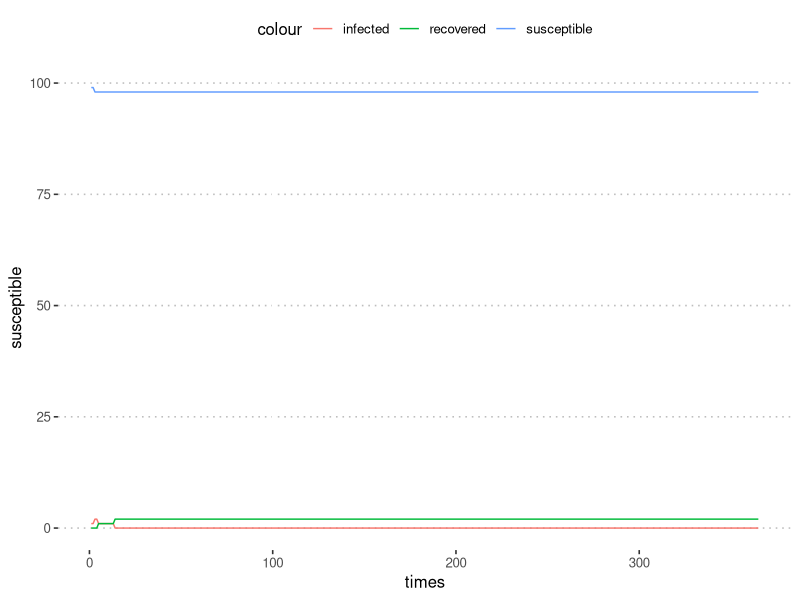

This figure's R source:
# set.seed(250)
# set.seed(2022-08-06)
library(ggplot2)
library(magrittr)
library(tidyverse)

farm_model <- function(n_cows = 100, 
                       ProbInfection = 0.01,
                       ProbRecovery = 1 / 14, 
                       replacement_age = NA, 
                       end_time = 5 * 365) {
  if (is.na(replacement_age)) {
    replacement_age_distr <- function(n_cows) 
      rnorm(n_cows, mean = 1642, sd = 50) %>% 
      round()
  } else {
    #TODO: check that it is numeric(1)
    replacement_age_distr <- function(n_cows) {
      rep.int(replacement_age, n_cows)
    }
  }
  # Create the farm:
  farm <- tibble(id = seq_len(n_cows),
                 age = round(runif(n_cows, 730, 1642)),
                 replacement_age = replacement_age_distr(n_cows),
                 infected = 0
  )
  farm$infected[1] <- 1
  # ProbInfection <- 0.01;
  
  
  # We want to simulate 5 years:
  # end_time <- 5 * 365
  
  # Collect the mean age of the cows in herd over time:
  age_collect <- numeric(end_time)
  times <- seq_len(end_time)
  inf_collect <- matrix(NA, nrow = end_time, ncol = 3) %>% 
    set_colnames(c("susceptible", "infected", "recovered"))
  
  for (t in times)
  {
    past_farm <- farm
    # If cows reach the age of 1642,
    # they are replaced with a new cow that is 2 years old in DIM = 1:
    is_replaced <- which(past_farm$age >= past_farm$replacement_age);
    if (length(is_replaced) > 0) {
      farm$age[is_replaced] <- 730
      farm$replacement_age[is_replaced] <- replacement_age_distr(length(is_replaced))
    }
    
    # Add one day to the age of all the animals, for each simulated:
    farm$age <- farm$age + 1
    
    # disease
    susceptible <- which(past_farm$infected == 0)
    total_infected <- sum(past_farm$infected == 1)
    infect_rate <- total_infected * ProbInfection / n_cows
    infect_probability <- 1 - exp(-infect_rate)
    # print(all.equal(infect_rate, infect_probability))
    NewInf <- susceptible[rbinom(length(susceptible), 1, prob = infect_probability) == 1]
    if (length(NewInf) > 0) {
      farm$infected[NewInf] <- 1
    }
    
    # recovery
    pot_recovered <- which(past_farm$infected == 1)
    NewRecovered <- pot_recovered[
      rbinom(length(pot_recovered), 1, prob = ProbRecovery) == 1
    ]
    if (length(NewRecovered) > 0) {
      farm$infected[NewRecovered] <- 2
    }
    
    # Save the number of susceptible and infected:
    sus <- sum(farm$infected == 0)
    inf <- sum(farm$infected == 1)
    rec <- sum(farm$infected == 2)
    inf_collect[t, 1] <- sus
    inf_collect[t, 2] <- inf
    inf_collect[t, 3] <- rec
    
    # How many recovers?
    
    
    # Save the daily mean age of all cows:
    age_collect[t] <- mean(farm$age)
  }
  list(age_collect = age_collect,
       times = times,
       replacement_age = replacement_age,
       disease_collect = inf_collect %>% as_tibble())
}
farm_model(
  end_time = 1 * 365,
  ProbInfection = 0.10,
  ProbRecovery = 1 /  14,
  replacement_age = NA) %>% 
  as_tibble() %>% 
  unpack(disease_collect) %>% 
  
  #' stop at 100% infected (plus 10 more time steps)
  # slice(seq_len(which(.$susceptible == 0)[1] + 10)) %>% 
  
  ggplot() +
  aes(times) + 
  geom_line(aes(y = susceptible, color = "susceptible")) +
  geom_line(aes(y = infected, color = "infected")) +
  geom_line(aes(y = recovered, color = "recovered")) +
  # scale_color_viridis_c(option = "A") +
  ggpubr::theme_pubclean()



repetitions <- 50
tibble(
  rep_id = seq_len(repetitions)
) %>% 
  rowwise() %>%
  mutate(results = 
           farm_model(ProbInfection = 0.01 / (5 / 3),
                      replacement_age = NA) %>% 
           list()) %>% 
  ungroup() ->
  output_df

output_df %>% 
  hoist(results, "disease_collect", "times", .remove = TRUE) %>% 
  select(-results) %>% 
  unnest() %>% 
  filter(susceptible <= infected) %>% 
  group_by(rep_id) %>% 
  slice(1) %>% 
  ungroup() %>% 
  summarise(mean(times, na.rm = TRUE), 
            true_times = 5/2 * 365, 
            n_na = sum(is.na(times)),
            n = n(), repetitions = repetitions)
